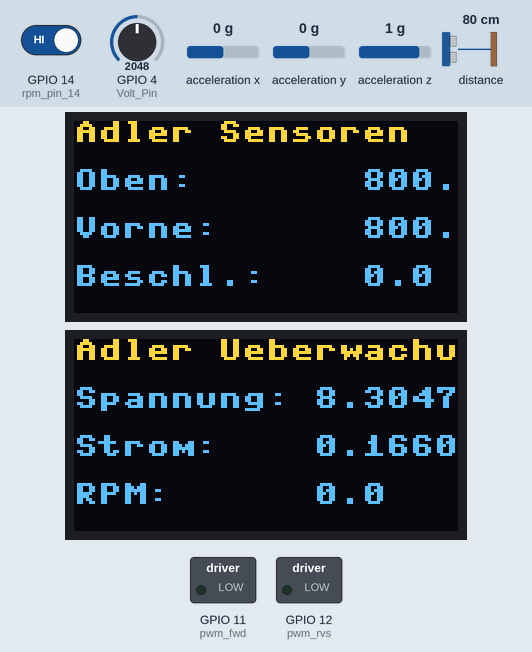
Recording of a program running on a simulated ESP32 board running MicroPython. Shown: 2 × 128×64 one-colour display, switched loads named in the program (green lamp = pin HIGH). The inputs (shaded band) are chosen by the test bench; at power-on: distance to the obstacle 80 cm, GPIO 4 (Volt_Pin) = 2048, GPIO 14 (rpm_pin_14) HIGH, acceleration x 0 g, acceleration y 0 g, acceleration z 1 g (analog values on the 0–4095 scale). The echo pulse lasts 58.3 µs per cm; the OLED is the two-colour kind (top 16 rows yellow).

Above: at 1.5 s.
1.6 s: distance to the obstacle set to 2 cm
At 3.0 s:
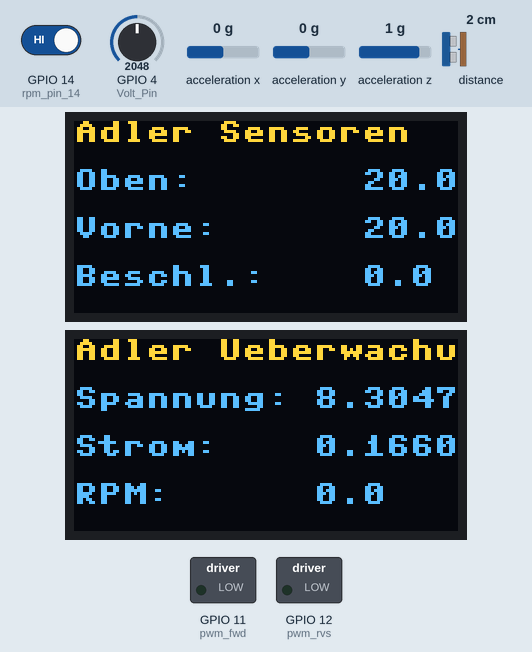
3.5 s: GPIO 4 (Volt_Pin) set to 2866
At 4.5 s:
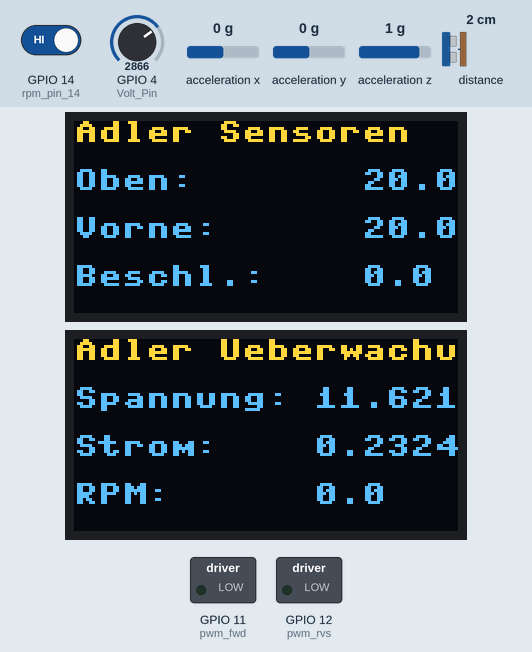
5.3 s: GPIO 14 (rpm_pin_14) driven LOW
At 5.76 s:
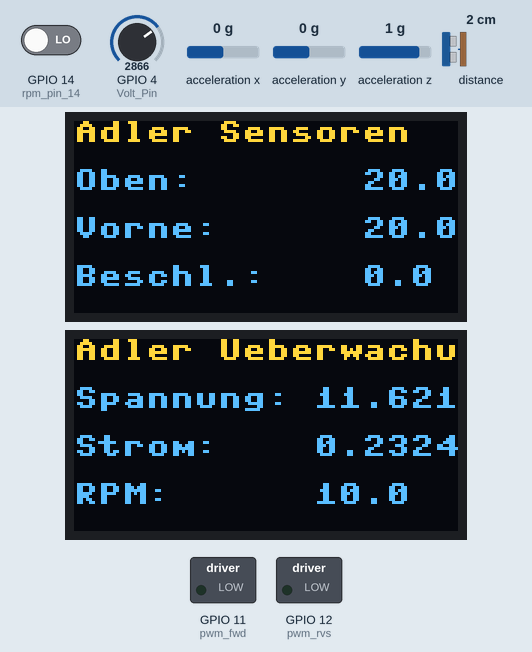
7.3 s: acceleration x set to -1.4 g
At 8.5 s:
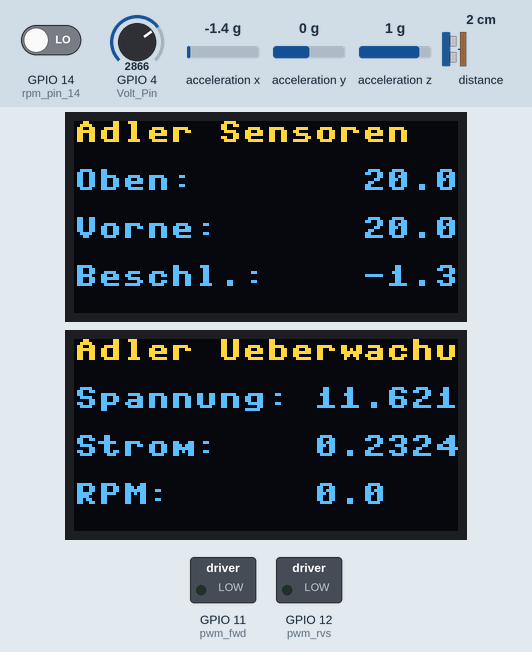
9.0 s: GPIO 4 (Volt_Pin) set to 3972
At 10.5 s:
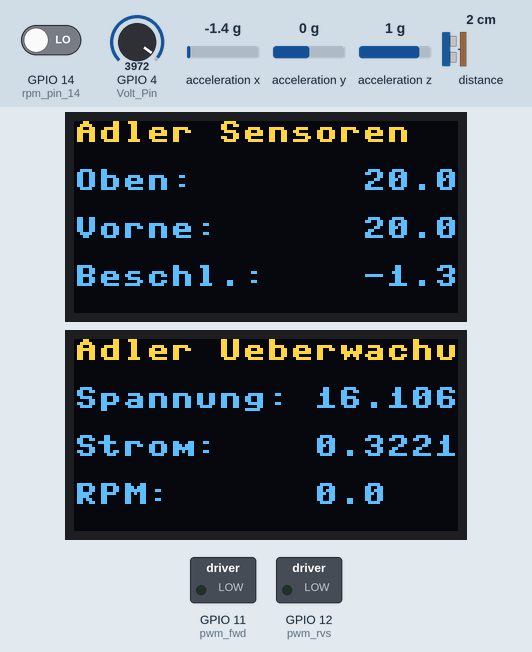
10.8 s: acceleration x set to -0.8 g
At 11.6 s:
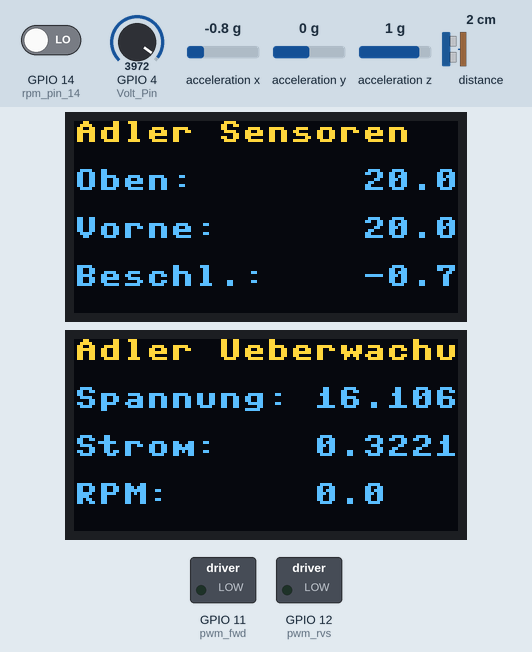
Timing chart, 0 to 13.5 s (numbered marks = the images above; inputs shaded):
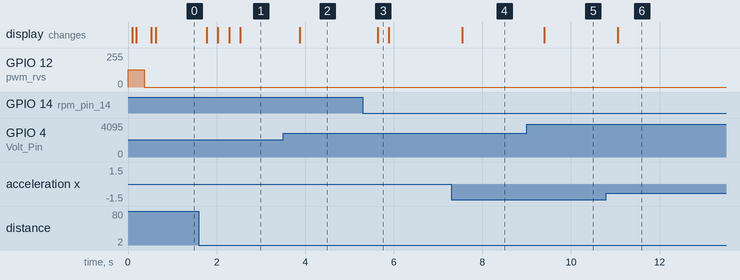

The program:

adlerv1.py
```python
# ---------- LIBS ----------
import gc
from machine import Pin, PWM, ADC, SoftI2C
from utime import ticks_us, ticks_diff, sleep_ms
import uasyncio as asyncio
import network

from imu import MPU6050
from vl53l0x import VL53L0X
import sh1106

# ---------- CHANGABLE VARS ----------
system_check = 10

dist_front = 8190
dist_top = 8190
x_gees = 0
y_gees = 0
z_gees = 0

dist_top_values = []
dist_front_values = []

oled1 = 0
oled2 = 0
imu = 0
tof_top = 0
tof_front = 0
tof_top_active = False
tof_front_active = False

rpm = 0
passed = ticks_us()
counter = 0

pwm_freq = 200

# ---------- DATA ----------
volts = float(0.00)                         #
amps = float(0.00)                          #
watts = float(0.00)                         #
g_force_x = int(0)                          #convert to 0-1000 mm/s^2 = 1 m/s^2
g_force_y = int(0)                          # ""
g_force_z = int(0)                          # ""
v_calc = float(0.00)                        # geschwindigkeit mit sensor
v_wheel = float(0.00)                       # geschwindigkeit aus drehzahl
Motor_RPM = float(0.00)                     #

# ---------- VARS ----------
#pwm_freq = 1000                             #
#desired_motor_speed = 0                     #value for manual or calculated input (RPM)
#output = 0                                  #value useed by the PID controller
#current_motor_speed = 0                     #value for sensor reading (RPM)

# ---------- PINS ----------
# --------------------------

Volt_Pin = ADC(Pin(4))                      #0.2V per V
Amps_Pin = ADC(Pin(5))                      #0.1V per A

pin_SDA2 = 6
pin_SCL2 = 7
pin_SDA3 = 15                                             # RTS 0 UART (Request to send) indicating to the receiver that it should be prepared to receive data.
pin_SCL3 = 16                                             # CTS 0 UART (Clear to Send) indicating to the sender that it can proceed with transmitting data.
pin_SDA4 = 17                                             # TXD 1 UART (Transmit Data) sensor readings, commands, or any other information that needs to be transmitted.
pin_SCL4 = 18                                             # RXD 1 UART (Recieve Data) incoming data,such as commands, sensor readings, or any other information sent by the external device
                                                          # UART = Universal Asynchronous Receiver-Transmitter
pin_SDA5 = 8                                              # !!!! I2C DATA BUS SDA !! used for Gyro
#Pin_JTAG = 3                   # dont use (JTAG)
#pin_LOG = 46                   # dont use (LOG)
pin_SCL5 = 9                                              # !!!! I2C DATA BUS SCL !! used for Gyro SCK/SCL/SCLK

#pin_CS = 10                                              # !! SS Pin (CS/SS Pin on slave)
pin_FWD = 11                                              # !! Mosi Pin (MOSI/SDI on slave) (Master OUT Slave IN)
pwm_fwd = PWM(pin_FWD)
pin_RVS = 12                                              # !! Miso Pin (MISO/SDO on slave) (Master IN Slave OUT)
pwm_rvs = PWM(pin_RVS)
#pin_SCK = 13                                             # !! SCK Pin (SCK/SCL/SCLK Pin on slave)
rpm_pin_14 = Pin(14, Pin.IN)
#----------
#Pin_RX = 43				#dont use
#Pin_TX = 44				#dont use
pin_SDA1 = 1
pin_SCL1 = 2
trg_pin_42 = 42                                                # MTMS (Master Test Mode Select) JTAG (Joint Test Action Group) Debugging and overwriting internal registry
echo_pin_41 = 41                                                # MTDI (Master Test Data Input) JTAG
#pin_40 = 40                                                # MTDO (Master Test Data Output) JTAG
#pin_39 = 39                                                # MTCK (Master Test Clock Signal) JTAG
#pin_builtin_LED = Pin(38, Pin.OUT)
#pin_37 = 37                                                # USB OTG
#pin_36 = 36                                                # USB OTG
#pin_35 = 35                                                # USB OTG
#pins: BOOT / VSPI / RGB_LED
#pin_47 = 47
#pin_21 = 21
#PINS USB_1 / USB_2

#display:
#           SCK is the serial clock signal which will provide the pulses that move the individual bits of data.
#           CS is the chip select signal which allows us to tell the Display when we are talking to it.
#           DC is the Data / Command pin which we use to tell the Display if we are sending it a command instruction or actual data.
#           RESET allows to send a hardware reset signal to the panel.


# ---------- COMMS AND BUS SYSTEM SETUP ----------

# ----------- I2C Sensor Setup + addresses ----------
def i2c_SPI_setup():
    try:
        global i2c1, i2c2, i2c3, i2c4, i2c5
        i2c1 = SoftI2C(scl=Pin(pin_SCL1), sda=Pin(pin_SDA1), freq=100000)
        i2c2 = SoftI2C(scl=Pin(pin_SCL2), sda=Pin(pin_SDA2), freq=100000)
        i2c3 = SoftI2C(scl=Pin(pin_SCL3), sda=Pin(pin_SDA3), freq=100000)
        i2c4 = SoftI2C(scl=Pin(pin_SCL4), sda=Pin(pin_SDA4), freq=100000)
        i2c5 = SoftI2C(scl=Pin(pin_SCL5), sda=Pin(pin_SDA5), freq=100000)
    except:
        print("could not innit i2c")

def sensor_setup():
    global oled1, oled2, imu, tof_top, tof_front, tof_top_active, tof_front_active
    try:
        oled1 = sh1106.SH1106_I2C(128, 64, i2c1, Pin(0), 0x3c)                              #rechts
        oled2 = sh1106.SH1106_I2C(128, 64, i2c2, Pin(0), 0x3c)                              #links
    except:
        print("could not innit displays")
    try:
        imu = MPU6050(i2c5)
    except:
        print("could not innit imu")
    try:
        tof_top = VL53L0X(i2c3)
        tof_top.set_measurement_timing_budget(10000)
        tof_top.set_Vcsel_pulse_period(tof_top.vcsel_period_type[0], 12)
        tof_top.set_Vcsel_pulse_period(tof_top.vcsel_period_type[1], 8)
        tof_top_active = True
    except:
        tof_top_active = False
        print("could not innit tof top sensor")
    try:
        tof_front = VL53L0X(i2c4)
        tof_front.set_measurement_timing_budget(10000)
        tof_front.set_Vcsel_pulse_period(tof_front.vcsel_period_type[0], 12)
        tof_front.set_Vcsel_pulse_period(tof_front.vcsel_period_type[1], 8)
        tof_front_active = True
    except:
        tof_front_active = False
        print("could not innit tof front sensor")

def average(values):
    if len(values) > 0:
        return sum(values) / len(values)
    else:
        return 0

def read_dist_sensors():
    global dist_top, dist_front, dist_top_values, dist_front_values
    if tof_top_active:
        try:
            dist_top_values.append(int(tof_top.read()))
            if len(dist_top_values) >= 5:
                dist_top_values.pop(0)
            dist_top = average(dist_top_values)
        except:
            system_check -1
    if tof_front_active:
        try:
            dist_front_values.append(int(tof_front.read()))
            if len(dist_front_values) >= 5:
                dist_front_values.pop(0)
            dist_front = average(dist_front_values)
        except:
            pass

def read_accel():
    global x_gees, y_gees, z_gees
    try:
        timestamp = ticks_us()
        x_gees = float(imu.accel.x)
        y_gees = float(imu.accel.y)
        z_gees = float(imu.accel.z)
    except:
        pass

def read_rpm():
    global rpm, passed, counter
    time = ticks_us()
    if (ticks_diff(time, passed) > 500):
        passed = time
        time = ticks_us()
        rpm = float(counter / 24 * 52 / 13 / 1 * 60)
        counter = 0
    else:
        pass

def interrupt_handler(pin):
    global counter
    counter += 1

def read_batt():
    global volts, amps
    try:
        v_read = int(Volt_Pin.read())
        volts = v_read * 5 / (4069/3.3)
        a_read = int(Volt_Pin.read() )
        amps = a_read / 10 / (4069/3.3)
    except:
        print("could not read battery status")

def refresh_oled():
    oled1.fill(0)
    oled1.text("Adler Sensoren", 0, 0, 1)
    oled1.text("Oben:", 0, 16, 1)
    oled1.text("Vorne:", 0, 32, 1)
    oled1.text("Beschl.:", 0, 48, 1)
    data_t = str(dist_top)
    oled1.text(data_t, 96, 16, 1)
    data_f = str(dist_front)
    oled1.text(data_f, 96, 32, 1)
    data_g = str(x_gees)
    oled1.text(data_g, 96, 48, 1)
    oled1.show()

    oled2.fill(0)
    oled2.text("Adler Ueberwachung", 0, 0, 1)
    oled2.text("Spannung:", 0, 16, 1)
    oled2.text("Strom:", 0, 32, 1)
    oled2.text("RPM:", 0, 48, 1)
    data_v = str(volts)
    oled2.text(data_v, 80, 16, 1)
    data_a = str(amps)
    oled2.text(data_a, 80, 32, 1)
    data_rpm = str(rpm)
    oled2.text(data_rpm, 80, 48, 1)
    oled2.show()

# ---------- INIT ----------
pwm_fwd.duty(0)
i2c_SPI_setup()
sensor_setup()

Volt_Pin.atten(ADC.ATTN_11DB)
Amps_Pin.atten(ADC.ATTN_11DB)
try:
    oled1.flip()
    oled2.flip()
    oled1.fill(0)
    oled2.fill(0)
    oled1.show()
    oled2.show()
except:
    pass

rpm_pin_14.irq(trigger=Pin.IRQ_FALLING, handler=interrupt_handler)

# ---------- LOOP ----------

while True:
    pwm_fwd.duty(0)
    pwm_rvs.duty(0)
    read_dist_sensors()
    read_accel()
    read_rpm()
    read_batt()
    refresh_oled()

    
```

Measured:
- after the input at 1.6 s, the display: first changes after 0.18 s (image 1 shows a later state)
- after the input at 3.5 s, the display: changes after 0.38 s (image 2)
- after the input at 5.3 s, the display: changes after 0.34 s (image 3)
- after the input at 7.3 s, the display: changes after 0.25 s (image 4)
- after the input at 9.0 s, the display: changes after 0.40 s (image 5)
- after the input at 10.8 s, the display: changes after 0.26 s (image 6)
